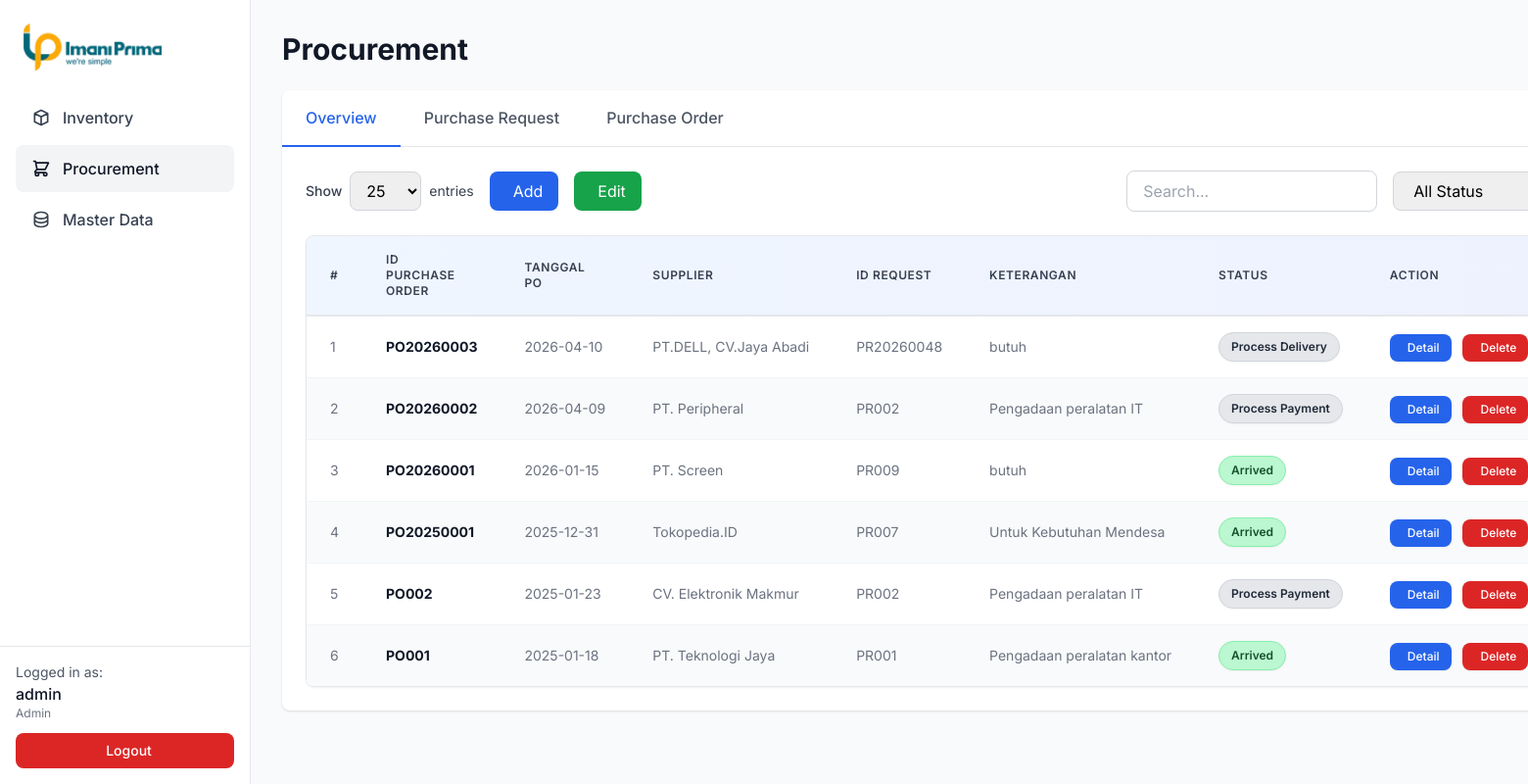
/pages/procurement.php?tab=purchase-order (signed in), run on the app's committed database.
### tables this page shows
CREATE TABLE `purchaseorder` (
  `idpurchaseorder` varchar(30) NOT NULL,
  `idrequest` varchar(30) DEFAULT NULL,
  `supplier` varchar(200) DEFAULT NULL,
  `tgl_po` date DEFAULT NULL,
  `created_at` timestamp NULL DEFAULT CURRENT_TIMESTAMP
);

CREATE TABLE `purchaserequest` (
  `idrequest` varchar(30) NOT NULL,
  `iduserrequest` varchar(50) DEFAULT NULL,
  `namarequestor` varchar(200) DEFAULT NULL,
  `keterangan` varchar(255) DEFAULT NULL,
  `tgl_req` datetime DEFAULT NULL,
  `tgl_butuh` date DEFAULT NULL,
  `idsupervisor` varchar(50) DEFAULT NULL,
  `status` varchar(50) DEFAULT NULL,
  `created_at` timestamp NULL DEFAULT CURRENT_TIMESTAMP
);

### pages/procurement.php (the view, shortened to what the rows shown need)
<?php
require_once __DIR__ . '/../config/database.php';require_once __DIR__ . '/../includes/auth.php';
$activeTab = isset($_GET['tab']) ? $_GET['tab'] : 'overview';
$statusFilter = isset($_GET['status']) ? $_GET['status'] : '';
$poStatusFilter = isset($_GET['po_status']) ? $_GET['po_status'] : '';
$prSort = isset($_GET['pr_sort']) ? $_GET['pr_sort'] : 'tgl_req';
$prOrder = isset($_GET['pr_order']) ? $_GET['pr_order'] : 'DESC';
$prOrder = strtoupper($prOrder) === 'ASC' ? 'ASC' : 'DESC';
$prOrderBy = match($prSort) {
    'total_items' => "COUNT(dr.iddetailrequest) $prOrder",
    'total_amount' => "SUM(dr.total) $prOrder",
    'status_code' => "COALESCE(ls.status, 0) $prOrder",
    default => "pr.$prSort $prOrder"
};
$poSort = isset($_GET['po_sort']) ? $_GET['po_sort'] : 'tgl_po';
$poOrder = isset($_GET['po_order']) ? $_GET['po_order'] : 'DESC';
$poOrder = strtoupper($poOrder) === 'ASC' ? 'ASC' : 'DESC';
$poOrderBy = match($poSort) {
    'status' => "COALESCE(lso.status, 0) $poOrder",
    default => "po.$poSort $poOrder"
};
$selectedYear = 0;
$selectedMonth = 0;
$search = $_GET['search'] ?? '';
$page = isset($_GET['page']) ? (int)$_GET['page'] : 1;
$limit = isset($_GET['limit']) ? (int)$_GET['limit'] : 25;
$offset = ($page - 1) * $limit;
$items = [];
if ($activeTab == 'purchase-request') {
    $searchCondition = $search ? "AND (pr.idrequest LIKE :search OR pr.keterangan LIKE :search)" : "";
    $dateFilter = "";
    if ($selectedYear > 0) {
        $dateFilter .= " AND YEAR(pr.tgl_req) = :year";
    }
    if ($selectedMonth > 0) {
        $dateFilter .= " AND MONTH(pr.tgl_req) = :month";
    }
    $statusCondition = "";
    if ($statusFilter !== '') {
        $statusCondition .= " AND COALESCE(ls.status, 0) = :status";
    }
    $countQuery = "SELECT COUNT(*) FROM purchaserequest pr
                   LEFT JOIN (
                       SELECT idrequest, status
                       FROM (
                           SELECT idrequest, status,
                                  ROW_NUMBER() OVER (PARTITION BY idrequest ORDER BY date DESC) as rn
                           FROM logstatusreq
                       ) ranked
                       WHERE rn = 1
                   ) ls ON pr.idrequest = ls.idrequest
                   WHERE 1=1 $searchCondition $dateFilter $statusCondition";
    $countStmt = $pdo->prepare($countQuery);
    if ($search) $countStmt->bindValue(':search', "%$search%");
    if ($selectedYear > 0) $countStmt->bindValue(':year', $selectedYear, PDO::PARAM_INT);
    if ($selectedMonth > 0) $countStmt->bindValue(':month', $selectedMonth, PDO::PARAM_INT);
    if ($statusFilter !== '') $countStmt->bindValue(':status', $statusFilter, PDO::PARAM_INT);
    $countStmt->execute();
    $totalItems = $countStmt->fetchColumn();
    $total_pages = ceil($totalItems / $limit);
    $stmt = $pdo->prepare("
        SELECT
            pr.idrequest,
            pr.tgl_req,
            pr.tgl_butuh,
            pr.namarequestor,
            pr.keterangan,
            pr.idsupervisor,
            COALESCE(ls.status, 0) as status_code,
            CASE COALESCE(ls.status, 0)
                WHEN 1 THEN 'Process Approval Leader'
                WHEN 2 THEN 'Process Approval Manager'
                WHEN 3 THEN 'Approved'
                WHEN 4 THEN 'Hold'
                WHEN 5 THEN 'Reject'
                WHEN 6 THEN 'Done'
                ELSE 'Pending'
            END as status_name,
            ls.note_reject,
            COUNT(dr.iddetailrequest) as total_items,
            SUM(dr.total) as total_amount
        FROM purchaserequest pr
        LEFT JOIN (
            SELECT idrequest, status, note_reject
            FROM (
                SELECT idrequest, status, note_reject,
                       ROW_NUMBER() OVER (PARTITION BY idrequest ORDER BY date DESC) as rn
                FROM logstatusreq
            ) ranked
            WHERE rn = 1
        ) ls ON pr.idrequest = ls.idrequest
        LEFT JOIN detailrequest dr ON pr.idrequest = dr.idrequest
        WHERE 1=1 $searchCondition $dateFilter $statusCondition
        GROUP BY pr.idrequest, pr.tgl_req, pr.tgl_butuh, pr.namarequestor, pr.keterangan, pr.idsupervisor, ls.status, ls.note_reject
        ORDER BY $prOrderBy
        LIMIT :limit OFFSET :offset
    ");
    if ($search) $stmt->bindValue(':search', "%$search%");
    if ($selectedYear > 0) $stmt->bindValue(':year', $selectedYear, PDO::PARAM_INT);
    if ($selectedMonth > 0) $stmt->bindValue(':month', $selectedMonth, PDO::PARAM_INT);
    if ($statusFilter !== '') $stmt->bindValue(':status', $statusFilter, PDO::PARAM_INT);
    $stmt->bindValue(':limit', $limit, PDO::PARAM_INT);
    $stmt->bindValue(':offset', $offset, PDO::PARAM_INT);
    $stmt->execute();
    $items = $stmt->fetchAll(PDO::FETCH_ASSOC);
} elseif ($activeTab == 'purchase-order') {
    $searchCondition = $search ? "AND (po.idpurchaseorder LIKE :search OR po.supplier LIKE :search)" : "";
    $dateFilter = "";
    $poStatusCondition = "";
    $stmt = $pdo->prepare("
        SELECT
            po.idpurchaseorder,
            po.tgl_po,
            po.supplier,
            pr.idrequest,
            pr.keterangan,
            COALESCE(lso.status, 'Pending') as status_name,
            lso.keterangan as po_note_reject
        FROM purchaseorder po
        LEFT JOIN purchaserequest pr ON po.idrequest = pr.idrequest
        LEFT JOIN (
            SELECT idpurchaseorder, status, keterangan
            FROM logstatusorder l1
            WHERE l1.date = (
                SELECT MAX(l2.date)
                FROM logstatusorder l2
                WHERE l2.idpurchaseorder = l1.idpurchaseorder
            )
        ) lso ON po.idpurchaseorder = lso.idpurchaseorder
        WHERE 1=1 $searchCondition $dateFilter $poStatusCondition
        ORDER BY $poOrderBy
        LIMIT :limit OFFSET :offset
    ");
    $stmt->bindValue(':limit', $limit, PDO::PARAM_INT);
    $stmt->bindValue(':offset', $offset, PDO::PARAM_INT);
    $stmt->execute();
    $items = $stmt->fetchAll(PDO::FETCH_ASSOC);
}
?>
<!DOCTYPE html>
<html lang="en">
<head>
    <script src="https://cdn.tailwindcss.com"></script>
</head>
<body class="bg-gray-50">
<div class="flex min-h-screen">
    <main class="flex-1 ml-64 p-8">
        <h1 class="text-3xl font-bold text-gray-900 mb-6">Procurement</h1>
                <div class="bg-white rounded-lg shadow mb-6">
            <div class="p-6">
                <?php if ($activeTab == 'purchase-order'): ?>
                <div>
                    <div class="overflow-x-auto rounded-lg border border-gray-200 shadow-sm table-container">
                        <table id="purchase-order-table" class="min-w-full divide-y divide-gray-200">
                            <thead class="bg-gradient-to-r from-blue-50 to-indigo-50">
                                <tr>
                                    <th scope="col" class="px-6 py-4 text-left text-xs font-semibold text-gray-700 uppercase tracking-wider border-b border-gray-200 cursor-pointer hover:bg-blue-100 transition" onclick="sortTable('pr', 0)" width="50">#</th>
                                    <th scope="col" class="px-6 py-4 text-left text-xs font-semibold text-gray-700 uppercase tracking-wider border-b border-gray-200">
                                        <a href="?tab=purchase-order&po_sort=idpurchaseorder&po_order=<?= $poSort === 'idpurchaseorder' && $poOrder === 'ASC' ? 'DESC' : 'ASC' ?>&<?= http_build_query(array_filter(['year' => $selectedYear > 0 ? $selectedYear : null, 'month' => $selectedMonth > 0 ? $selectedMonth : null, 'search' => $search, 'po_status' => $poStatusFilter])) ?>" class="hover:text-blue-600 inline-flex items-center gap-1 font-semibold">
                                            ID Purchase Order
                                        </a>
                                    </th>
                                    <th scope="col" class="px-6 py-4 text-left text-xs font-semibold text-gray-700 uppercase tracking-wider border-b border-gray-200">
                                        <a href="?tab=purchase-order&po_sort=tgl_po&po_order=<?= $poSort === 'tgl_po' && $poOrder === 'ASC' ? 'DESC' : 'ASC' ?>&<?= http_build_query(array_filter(['year' => $selectedYear > 0 ? $selectedYear : null, 'month' => $selectedMonth > 0 ? $selectedMonth : null, 'search' => $search, 'po_status' => $poStatusFilter])) ?>" class="hover:text-blue-600 inline-flex items-center gap-1 font-semibold">
                                            Tanggal PO
                                        </a>
                                    </th>
                                    <th scope="col" class="px-6 py-4 text-left text-xs font-semibold text-gray-700 uppercase tracking-wider border-b border-gray-200">
                                        <a href="?tab=purchase-order&po_sort=supplier&po_order=<?= $poSort === 'supplier' && $poOrder === 'ASC' ? 'DESC' : 'ASC' ?>&<?= http_build_query(array_filter(['year' => $selectedYear > 0 ? $selectedYear : null, 'month' => $selectedMonth > 0 ? $selectedMonth : null, 'search' => $search, 'po_status' => $poStatusFilter])) ?>" class="hover:text-blue-600 inline-flex items-center gap-1 font-semibold">
                                            Supplier
                                        </a>
                                    </th>
                                    <th scope="col" class="px-6 py-4 text-left text-xs font-semibold text-gray-700 uppercase tracking-wider border-b border-gray-200">ID Request</th>
                                    <th scope="col" class="px-6 py-4 text-left text-xs font-semibold text-gray-700 uppercase tracking-wider border-b border-gray-200">Keterangan</th>
                                    <th scope="col" class="px-6 py-4 text-left text-xs font-semibold text-gray-700 uppercase tracking-wider border-b border-gray-200">
                                        <a href="?tab=purchase-order&po_sort=status&po_order=<?= $poSort === 'status' && $poOrder === 'ASC' ? 'DESC' : 'ASC' ?>&<?= http_build_query(array_filter(['year' => $selectedYear > 0 ? $selectedYear : null, 'month' => $selectedMonth > 0 ? $selectedMonth : null, 'search' => $search, 'po_status' => $poStatusFilter])) ?>" class="hover:text-blue-600 inline-flex items-center gap-1 font-semibold">
                                            Status
                                        </a>
                                    </th>
                                    <th scope="col" class="px-6 py-4 text-left text-xs font-semibold text-gray-700 uppercase tracking-wider border-b border-gray-200">Action</th>
                                </tr>
                            </thead>
                            <tbody class="bg-white divide-y divide-gray-100">
                                <?php if (empty($items)): ?>
                                    <tr>
                                        <td colspan="8" class="px-6 py-4 text-center text-gray-500">
                                            Tidak ada data
                                        </td>
                                    </tr>
                                <?php else: ?>
                                    <?php
                                    $row_number = $offset + 1;
                                    foreach ($items as $item): ?>
                                    <tr class="hover:bg-blue-50 transition-colors duration-150 selectable-row" data-id="<?= htmlspecialchars($item['idpurchaseorder']) ?>">
                                        <td class="px-6 py-4 whitespace-nowrap text-sm text-gray-500"><?= $row_number++ ?></td>
                                        <td class="px-6 py-4 whitespace-nowrap text-sm font-medium text-gray-900"><strong><?= htmlspecialchars($item['idpurchaseorder'] ?? '-') ?></strong></td>
                                        <td class="px-6 py-4 whitespace-nowrap text-sm text-gray-500"><?= htmlspecialchars($item['tgl_po'] ?? '-') ?></td>
                                        <td class="px-6 py-4 whitespace-nowrap text-sm text-gray-500"><?= htmlspecialchars($item['supplier'] ?? '-') ?></td>
                                        <td class="px-6 py-4 whitespace-nowrap text-sm text-gray-500"><?= htmlspecialchars($item['idrequest'] ?? '-') ?></td>
                                        <td class="px-6 py-4 whitespace-nowrap text-sm text-gray-500"><?= htmlspecialchars($item['keterangan'] ?? '-') ?></td>
                                        <td class="px-6 py-4 whitespace-nowrap">
                                            <span class="inline-flex items-center px-3 py-1.5 rounded-full text-xs font-semibold shadow-sm
                                                <?php
                                                    $statusClass = 'bg-gray-200 text-gray-800 border border-gray-300';
                                                    if ($item['status_name'] == 'Process Order') {
                                                        $statusClass = 'bg-blue-200 text-blue-900 border border-blue-300';
                                                    } elseif ($item['status_name'] == 'Arrived') {
                                                        $statusClass = 'bg-green-200 text-green-900 border border-green-300';
                                                    } elseif ($item['status_name'] == 'Pending') {
                                                        $statusClass = 'bg-yellow-200 text-yellow-900 border border-yellow-300';
                                                    }
                                                    echo $statusClass;
                                                ?>">
                                                <?= htmlspecialchars($item['status_name']) ?>
                                            </span>
                                        </td>
                                        <td class="px-6 py-4 whitespace-nowrap text-sm text-gray-500">
                                            <a href="detail-order.php?id=<?= urlencode($item['idpurchaseorder']) ?>" class="inline-flex items-center px-3 py-1.5 bg-blue-600 text-white rounded-lg hover:bg-blue-700 transition-colors duration-150 text-xs font-medium shadow-sm mr-2">
                                                <i class="fas fa-eye mr-1.5"></i>Detail
                                            </a>
                                            <?php if ($_SESSION['role'] === 'Admin' || $_SESSION['role'] === 'Procurement'): ?>
                                            <button onclick="confirmDeletePO('<?= urlencode($item['idpurchaseorder']) ?>')" class="inline-flex items-center px-3 py-1.5 bg-red-600 text-white rounded-lg hover:bg-red-700 transition-colors duration-150 text-xs font-medium shadow-sm">
                                                <i class="fas fa-trash mr-1.5"></i>Delete
                                            </button>
                                            <?php endif; ?>                                        </td>
                                    </tr>
                                    <?php endforeach; ?>
                                <?php endif; ?>
                            </tbody>
                        </table>
                    </div>
                </div>
                <?php endif; ?>
            </div>
        </div>
    </main>
</div>
</body>
</html>
</body>
</html>
</body>
</html>

### data on the page
purchaseorder: idpurchaseorder "PO20260003", tgl_po "2026-04-10", supplier "PT.DELL, CV.Jaya Abadi", idrequest.idrequest "PR20260048", idrequest.keterangan "butuh", status_name "Process Delivery"
purchaseorder: idpurchaseorder "PO20260002", tgl_po "2026-04-09", supplier "PT. Peripheral", idrequest.idrequest "PR002", idrequest.keterangan "Pengadaan peralatan IT", status_name "Process Payment"
purchaseorder: idpurchaseorder "PO20260001", tgl_po "2026-01-15", supplier "PT. Screen", idrequest.idrequest "PR009", idrequest.keterangan "butuh", status_name "Arrived"
purchaseorder: idpurchaseorder "PO20250001", tgl_po "2025-12-31", supplier "Tokopedia.ID", idrequest.idrequest "PR007", idrequest.keterangan "Untuk Kebutuhan Mendesa", status_name "Arrived"
purchaseorder: idpurchaseorder "PO002", tgl_po "2025-01-23", supplier "CV. Elektronik Makmur", idrequest.idrequest "PR002", idrequest.keterangan "Pengadaan peralatan IT", status_name "Process Payment"
purchaseorder: idpurchaseorder "PO001", tgl_po "2025-01-18", supplier "PT. Teknologi Jaya", idrequest.idrequest "PR001", idrequest.keterangan "Pengadaan peralatan kantor", status_name "Arrived"

### other printed values
$_SESSION['username'] "admin"
$_SESSION['role'] "Admin"
